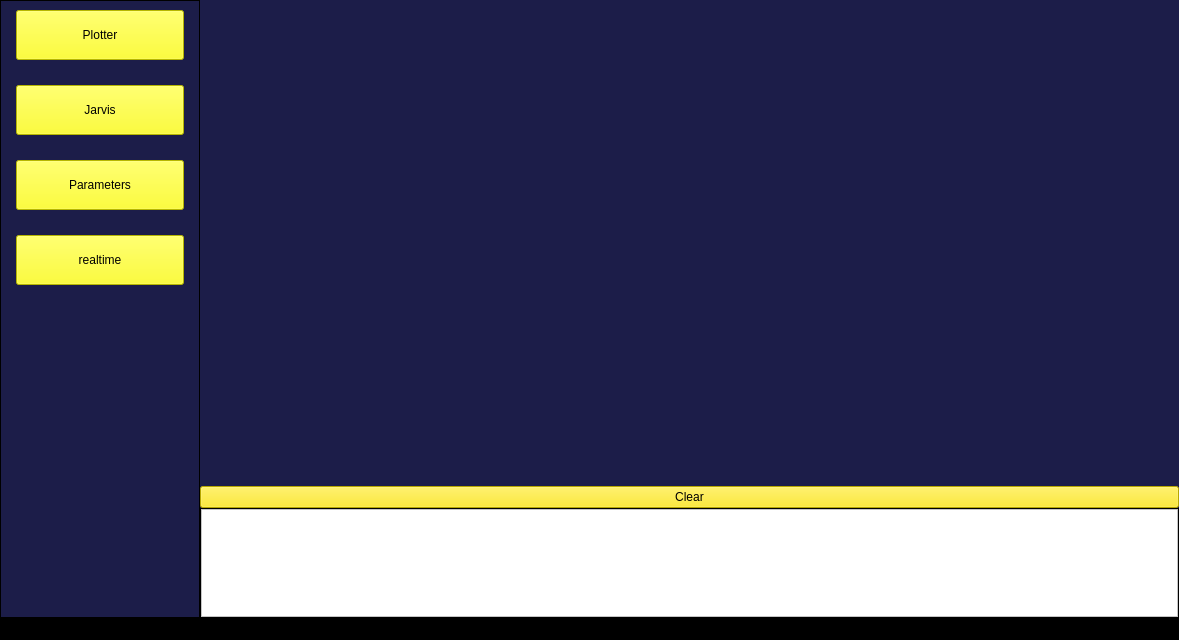
<?xml version="1.0" encoding="UTF-8"?>
<ui version="4.0">
 <class>MainWindow</class>
 <widget class="QMainWindow" name="MainWindow">
  <property name="geometry">
   <rect>
    <x>0</x>
    <y>0</y>
    <width>1179</width>
    <height>640</height>
   </rect>
  </property>
  <property name="windowTitle">
   <string>MainWindow</string>
  </property>
  <widget class="QWidget" name="centralwidget">
   <property name="styleSheet">
    <string notr="true">background-color: qlineargradient(spread:pad, x1:0, y1:0, x2:1, y2:0, stop:0 rgba(28, 29, 73, 255), stop:0.50495 rgba(28, 29, 73, 255));
</string>
   </property>
   <layout class="QHBoxLayout" name="horizontalLayout_3">
    <property name="spacing">
     <number>0</number>
    </property>
    <property name="leftMargin">
     <number>0</number>
    </property>
    <property name="topMargin">
     <number>0</number>
    </property>
    <property name="rightMargin">
     <number>0</number>
    </property>
    <property name="bottomMargin">
     <number>0</number>
    </property>
    <item>
     <widget class="QFrame" name="left_menu">
      <property name="minimumSize">
       <size>
        <width>200</width>
        <height>0</height>
       </size>
      </property>
      <property name="frameShape">
       <enum>QFrame::StyledPanel</enum>
      </property>
      <property name="frameShadow">
       <enum>QFrame::Raised</enum>
      </property>
      <layout class="QVBoxLayout" name="verticalLayout_5">
       <property name="spacing">
        <number>25</number>
       </property>
       <property name="leftMargin">
        <number>15</number>
       </property>
       <property name="rightMargin">
        <number>15</number>
       </property>
       <item>
        <widget class="QPushButton" name="plotter_select_btn">
         <property name="sizePolicy">
          <sizepolicy hsizetype="Preferred" vsizetype="Preferred">
           <horstretch>0</horstretch>
           <verstretch>0</verstretch>
          </sizepolicy>
         </property>
         <property name="minimumSize">
          <size>
           <width>0</width>
           <height>50</height>
          </size>
         </property>
         <property name="styleSheet">
          <string notr="true">background-color: rgb(255, 255, 0);</string>
         </property>
         <property name="text">
          <string>Plotter</string>
         </property>
        </widget>
       </item>
       <item>
        <widget class="QPushButton" name="jarvis_select_btn">
         <property name="sizePolicy">
          <sizepolicy hsizetype="Preferred" vsizetype="Preferred">
           <horstretch>0</horstretch>
           <verstretch>0</verstretch>
          </sizepolicy>
         </property>
         <property name="minimumSize">
          <size>
           <width>0</width>
           <height>50</height>
          </size>
         </property>
         <property name="styleSheet">
          <string notr="true">background-color: rgb(255, 255, 0);</string>
         </property>
         <property name="text">
          <string>Jarvis</string>
         </property>
        </widget>
       </item>
       <item>
        <widget class="QPushButton" name="parameters_select_btn">
         <property name="sizePolicy">
          <sizepolicy hsizetype="Preferred" vsizetype="Preferred">
           <horstretch>0</horstretch>
           <verstretch>0</verstretch>
          </sizepolicy>
         </property>
         <property name="minimumSize">
          <size>
           <width>0</width>
           <height>50</height>
          </size>
         </property>
         <property name="styleSheet">
          <string notr="true">background-color: rgb(255, 255, 0);</string>
         </property>
         <property name="text">
          <string>Parameters</string>
         </property>
        </widget>
       </item>
       <item>
        <widget class="QPushButton" name="realtime_select_btn">
         <property name="sizePolicy">
          <sizepolicy hsizetype="Preferred" vsizetype="Preferred">
           <horstretch>0</horstretch>
           <verstretch>0</verstretch>
          </sizepolicy>
         </property>
         <property name="minimumSize">
          <size>
           <width>0</width>
           <height>50</height>
          </size>
         </property>
         <property name="styleSheet">
          <string notr="true">background-color: rgb(255, 255, 0);</string>
         </property>
         <property name="text">
          <string>realtime</string>
         </property>
        </widget>
       </item>
       <item>
        <spacer name="verticalSpacer_2">
         <property name="orientation">
          <enum>Qt::Vertical</enum>
         </property>
         <property name="sizeHint" stdset="0">
          <size>
           <width>20</width>
           <height>40</height>
          </size>
         </property>
        </spacer>
       </item>
      </layout>
     </widget>
    </item>
    <item>
     <widget class="QFrame" name="main_frame">
      <property name="styleSheet">
       <string notr="true">background-color: qlineargradient(spread:pad, x1:0, y1:0, x2:1, y2:0, stop:0 rgba(28, 29, 73, 255), stop:0.50495 rgba(28, 29, 73, 255));
</string>
      </property>
      <property name="frameShape">
       <enum>QFrame::NoFrame</enum>
      </property>
      <property name="frameShadow">
       <enum>QFrame::Raised</enum>
      </property>
      <layout class="QVBoxLayout" name="verticalLayout_6">
       <property name="spacing">
        <number>0</number>
       </property>
       <property name="leftMargin">
        <number>0</number>
       </property>
       <property name="topMargin">
        <number>0</number>
       </property>
       <property name="rightMargin">
        <number>0</number>
       </property>
       <property name="bottomMargin">
        <number>0</number>
       </property>
       <item>
        <widget class="QStackedWidget" name="app_pages">
         <property name="frameShape">
          <enum>QFrame::NoFrame</enum>
         </property>
         <widget class="QWidget" name="plots_page">
          <layout class="QVBoxLayout" name="verticalLayout_3">
           <property name="spacing">
            <number>0</number>
           </property>
           <property name="leftMargin">
            <number>0</number>
           </property>
           <property name="topMargin">
            <number>0</number>
           </property>
           <property name="rightMargin">
            <number>0</number>
           </property>
           <property name="bottomMargin">
            <number>0</number>
           </property>
           <item>
            <widget class="QCustomPlot" name="x_plot" native="true"/>
           </item>
           <item>
            <widget class="QCustomPlot" name="y_plot" native="true"/>
           </item>
           <item>
            <widget class="QCustomPlot" name="z_plot" native="true"/>
           </item>
           <item>
            <widget class="QPushButton" name="clear_btn">
             <property name="styleSheet">
              <string notr="true">background-color: rgb(255, 233, 0);
</string>
             </property>
             <property name="text">
              <string>Clear</string>
             </property>
            </widget>
           </item>
          </layout>
         </widget>
         <widget class="QWidget" name="realtime_plots_page">
          <layout class="QHBoxLayout" name="horizontalLayout_2">
           <property name="spacing">
            <number>0</number>
           </property>
           <property name="leftMargin">
            <number>0</number>
           </property>
           <property name="topMargin">
            <number>0</number>
           </property>
           <property name="rightMargin">
            <number>0</number>
           </property>
           <property name="bottomMargin">
            <number>0</number>
           </property>
           <item>
            <widget class="QFrame" name="plots_frame">
             <property name="frameShape">
              <enum>QFrame::StyledPanel</enum>
             </property>
             <property name="frameShadow">
              <enum>QFrame::Raised</enum>
             </property>
             <layout class="QVBoxLayout" name="verticalLayout">
              <property name="spacing">
               <number>0</number>
              </property>
              <property name="leftMargin">
               <number>0</number>
              </property>
              <property name="topMargin">
               <number>0</number>
              </property>
              <property name="rightMargin">
               <number>0</number>
              </property>
              <property name="bottomMargin">
               <number>0</number>
              </property>
              <item>
               <spacer name="verticalSpacer_3">
                <property name="orientation">
                 <enum>Qt::Vertical</enum>
                </property>
                <property name="sizeHint" stdset="0">
                 <size>
                  <width>20</width>
                  <height>555</height>
                 </size>
                </property>
               </spacer>
              </item>
              <item>
               <widget class="QFrame" name="frame_2">
                <property name="frameShape">
                 <enum>QFrame::StyledPanel</enum>
                </property>
                <property name="frameShadow">
                 <enum>QFrame::Raised</enum>
                </property>
               </widget>
              </item>
             </layout>
            </widget>
           </item>
          </layout>
         </widget>
         <widget class="QWidget" name="jarvis_page">
          <layout class="QVBoxLayout" name="verticalLayout_2">
           <property name="spacing">
            <number>0</number>
           </property>
           <property name="leftMargin">
            <number>0</number>
           </property>
           <property name="topMargin">
            <number>0</number>
           </property>
           <property name="rightMargin">
            <number>0</number>
           </property>
           <property name="bottomMargin">
            <number>0</number>
           </property>
           <item>
            <widget class="QFrame" name="parameters_frame">
             <property name="styleSheet">
              <string notr="true"/>
             </property>
             <property name="frameShape">
              <enum>QFrame::StyledPanel</enum>
             </property>
             <property name="frameShadow">
              <enum>QFrame::Raised</enum>
             </property>
             <layout class="QVBoxLayout" name="verticalLayout_4">
              <property name="leftMargin">
               <number>20</number>
              </property>
              <property name="topMargin">
               <number>20</number>
              </property>
              <property name="rightMargin">
               <number>20</number>
              </property>
              <property name="bottomMargin">
               <number>20</number>
              </property>
              <item>
               <spacer name="verticalSpacer">
                <property name="orientation">
                 <enum>Qt::Vertical</enum>
                </property>
                <property name="sizeHint" stdset="0">
                 <size>
                  <width>20</width>
                  <height>551</height>
                 </size>
                </property>
               </spacer>
              </item>
             </layout>
            </widget>
           </item>
          </layout>
         </widget>
        </widget>
       </item>
       <item>
        <widget class="QFrame" name="console_frame">
         <property name="frameShape">
          <enum>QFrame::StyledPanel</enum>
         </property>
         <property name="frameShadow">
          <enum>QFrame::Raised</enum>
         </property>
         <layout class="QVBoxLayout" name="verticalLayout_7">
          <property name="spacing">
           <number>0</number>
          </property>
          <property name="leftMargin">
           <number>0</number>
          </property>
          <property name="topMargin">
           <number>0</number>
          </property>
          <property name="rightMargin">
           <number>0</number>
          </property>
          <property name="bottomMargin">
           <number>0</number>
          </property>
          <item>
           <widget class="QTextBrowser" name="console_window">
            <property name="styleSheet">
             <string notr="true">background-color: rgb(255, 255, 255);</string>
            </property>
           </widget>
          </item>
         </layout>
        </widget>
       </item>
      </layout>
     </widget>
    </item>
   </layout>
  </widget>
  <widget class="QMenuBar" name="menuBar">
   <property name="geometry">
    <rect>
     <x>0</x>
     <y>0</y>
     <width>1179</width>
     <height>22</height>
    </rect>
   </property>
  </widget>
  <widget class="QStatusBar" name="statusbar">
   <property name="styleSheet">
    <string notr="true">background-color: rgb(0, 0, 0);
color: rgb(255, 255, 255);</string>
   </property>
  </widget>
 </widget>
 <customwidgets>
  <customwidget>
   <class>QCustomPlot</class>
   <extends>QWidget</extends>
   <header>qcustomplot.h</header>
   <container>1</container>
  </customwidget>
 </customwidgets>
 <resources/>
 <connections/>
</ui>
